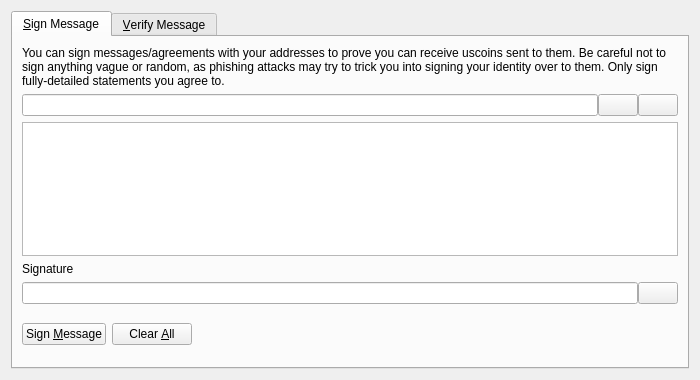
<?xml version="1.0" encoding="UTF-8"?>
<ui version="4.0">
 <class>SignVerifyMessageDialog</class>
 <widget class="QDialog" name="SignVerifyMessageDialog">
  <property name="geometry">
   <rect>
    <x>0</x>
    <y>0</y>
    <width>700</width>
    <height>380</height>
   </rect>
  </property>
  <property name="windowTitle">
   <string>Signatures - Sign / Verify a Message</string>
  </property>
  <property name="modal">
   <bool>true</bool>
  </property>
  <layout class="QVBoxLayout" name="verticalLayout">
   <item>
    <widget class="QTabWidget" name="tabWidget">
     <property name="currentIndex">
      <number>0</number>
     </property>
     <widget class="QWidget" name="tabSignMessage">
      <attribute name="title">
       <string>&amp;Sign Message</string>
      </attribute>
      <layout class="QVBoxLayout" name="verticalLayout_SM">
       <item>
        <widget class="QLabel" name="infoLabel_SM">
         <property name="text">
          <string>You can sign messages/agreements with your addresses to prove you can receive uscoins sent to them. Be careful not to sign anything vague or random, as phishing attacks may try to trick you into signing your identity over to them. Only sign fully-detailed statements you agree to.</string>
         </property>
         <property name="textFormat">
          <enum>Qt::PlainText</enum>
         </property>
         <property name="wordWrap">
          <bool>true</bool>
         </property>
        </widget>
       </item>
       <item>
        <layout class="QHBoxLayout" name="horizontalLayout_1_SM">
         <property name="spacing">
          <number>0</number>
         </property>
         <item>
          <widget class="QValidatedLineEdit" name="addressIn_SM">
           <property name="toolTip">
            <string>The USCoin address to sign the message with</string>
           </property>
          </widget>
         </item>
         <item>
          <widget class="QPushButton" name="addressBookButton_SM">
           <property name="toolTip">
            <string>Choose previously used address</string>
           </property>
           <property name="text">
            <string/>
           </property>
           <property name="icon">
            <iconset resource="../bitcoin.qrc">
             <normaloff>:/icons/address-book</normaloff>:/icons/address-book</iconset>
           </property>
           <property name="shortcut">
            <string>Alt+A</string>
           </property>
           <property name="autoDefault">
            <bool>false</bool>
           </property>
          </widget>
         </item>
         <item>
          <widget class="QPushButton" name="pasteButton_SM">
           <property name="toolTip">
            <string>Paste address from clipboard</string>
           </property>
           <property name="text">
            <string/>
           </property>
           <property name="icon">
            <iconset resource="../bitcoin.qrc">
             <normaloff>:/icons/editpaste</normaloff>:/icons/editpaste</iconset>
           </property>
           <property name="shortcut">
            <string>Alt+P</string>
           </property>
           <property name="autoDefault">
            <bool>false</bool>
           </property>
          </widget>
         </item>
        </layout>
       </item>
       <item>
        <widget class="QPlainTextEdit" name="messageIn_SM">
         <property name="toolTip">
          <string>Enter the message you want to sign here</string>
         </property>
        </widget>
       </item>
       <item>
        <widget class="QLabel" name="signatureLabel_SM">
         <property name="text">
          <string>Signature</string>
         </property>
         <property name="textFormat">
          <enum>Qt::PlainText</enum>
         </property>
        </widget>
       </item>
       <item>
        <layout class="QHBoxLayout" name="horizontalLayout_2_SM">
         <property name="spacing">
          <number>0</number>
         </property>
         <item>
          <widget class="QLineEdit" name="signatureOut_SM">
           <property name="font">
            <font>
             <italic>true</italic>
            </font>
           </property>
           <property name="readOnly">
            <bool>true</bool>
           </property>
          </widget>
         </item>
         <item>
          <widget class="QPushButton" name="copySignatureButton_SM">
           <property name="toolTip">
            <string>Copy the current signature to the system clipboard</string>
           </property>
           <property name="text">
            <string/>
           </property>
           <property name="icon">
            <iconset resource="../bitcoin.qrc">
             <normaloff>:/icons/editcopy</normaloff>:/icons/editcopy</iconset>
           </property>
           <property name="autoDefault">
            <bool>false</bool>
           </property>
          </widget>
         </item>
        </layout>
       </item>
       <item>
        <layout class="QHBoxLayout" name="horizontalLayout_3_SM">
         <item>
          <widget class="QPushButton" name="signMessageButton_SM">
           <property name="toolTip">
            <string>Sign the message to prove you own this USCoin address</string>
           </property>
           <property name="text">
            <string>Sign &amp;Message</string>
           </property>
           <property name="icon">
            <iconset resource="../bitcoin.qrc">
             <normaloff>:/icons/edit</normaloff>:/icons/edit</iconset>
           </property>
           <property name="autoDefault">
            <bool>false</bool>
           </property>
          </widget>
         </item>
         <item>
          <widget class="QPushButton" name="clearButton_SM">
           <property name="toolTip">
            <string>Reset all sign message fields</string>
           </property>
           <property name="text">
            <string>Clear &amp;All</string>
           </property>
           <property name="icon">
            <iconset resource="../bitcoin.qrc">
             <normaloff>:/icons/remove</normaloff>:/icons/remove</iconset>
           </property>
           <property name="autoDefault">
            <bool>false</bool>
           </property>
          </widget>
         </item>
         <item>
          <spacer name="horizontalSpacer_1_SM">
           <property name="orientation">
            <enum>Qt::Horizontal</enum>
           </property>
           <property name="sizeHint" stdset="0">
            <size>
             <width>40</width>
             <height>48</height>
            </size>
           </property>
          </spacer>
         </item>
         <item>
          <widget class="QLabel" name="statusLabel_SM">
           <property name="font">
            <font>
             <weight>75</weight>
             <bold>true</bold>
            </font>
           </property>
           <property name="text">
            <string/>
           </property>
           <property name="wordWrap">
            <bool>true</bool>
           </property>
          </widget>
         </item>
         <item>
          <spacer name="horizontalSpacer_2_SM">
           <property name="orientation">
            <enum>Qt::Horizontal</enum>
           </property>
           <property name="sizeHint" stdset="0">
            <size>
             <width>40</width>
             <height>48</height>
            </size>
           </property>
          </spacer>
         </item>
        </layout>
       </item>
      </layout>
     </widget>
     <widget class="QWidget" name="tabVerifyMessage">
      <attribute name="title">
       <string>&amp;Verify Message</string>
      </attribute>
      <layout class="QVBoxLayout" name="verticalLayout_VM">
       <item>
        <widget class="QLabel" name="infoLabel_VM">
         <property name="text">
          <string>Enter the receiver's address, message (ensure you copy line breaks, spaces, tabs, etc. exactly) and signature below to verify the message. Be careful not to read more into the signature than what is in the signed message itself, to avoid being tricked by a man-in-the-middle attack. Note that this only proves the signing party receives with the address, it cannot prove sendership of any transaction!</string>
         </property>
         <property name="textFormat">
          <enum>Qt::PlainText</enum>
         </property>
         <property name="alignment">
          <set>Qt::AlignLeading|Qt::AlignLeft|Qt::AlignTop</set>
         </property>
         <property name="wordWrap">
          <bool>true</bool>
         </property>
        </widget>
       </item>
       <item>
        <layout class="QHBoxLayout" name="horizontalLayout_1_VM">
         <property name="spacing">
          <number>0</number>
         </property>
         <item>
          <widget class="QValidatedLineEdit" name="addressIn_VM">
           <property name="toolTip">
            <string>The USCoin address the message was signed with</string>
           </property>
          </widget>
         </item>
         <item>
          <widget class="QPushButton" name="addressBookButton_VM">
           <property name="toolTip">
            <string>Choose previously used address</string>
           </property>
           <property name="text">
            <string/>
           </property>
           <property name="icon">
            <iconset resource="../bitcoin.qrc">
             <normaloff>:/icons/address-book</normaloff>:/icons/address-book</iconset>
           </property>
           <property name="shortcut">
            <string>Alt+A</string>
           </property>
           <property name="autoDefault">
            <bool>false</bool>
           </property>
          </widget>
         </item>
        </layout>
       </item>
       <item>
        <widget class="QPlainTextEdit" name="messageIn_VM"/>
       </item>
       <item>
        <widget class="QValidatedLineEdit" name="signatureIn_VM"/>
       </item>
       <item>
        <layout class="QHBoxLayout" name="horizontalLayout_2_VM">
         <item>
          <widget class="QPushButton" name="verifyMessageButton_VM">
           <property name="toolTip">
            <string>Verify the message to ensure it was signed with the specified USCoin address</string>
           </property>
           <property name="text">
            <string>Verify &amp;Message</string>
           </property>
           <property name="icon">
            <iconset resource="../bitcoin.qrc">
             <normaloff>:/icons/transaction_0</normaloff>:/icons/transaction_0</iconset>
           </property>
           <property name="autoDefault">
            <bool>false</bool>
           </property>
          </widget>
         </item>
         <item>
          <widget class="QPushButton" name="clearButton_VM">
           <property name="toolTip">
            <string>Reset all verify message fields</string>
           </property>
           <property name="text">
            <string>Clear &amp;All</string>
           </property>
           <property name="icon">
            <iconset resource="../bitcoin.qrc">
             <normaloff>:/icons/remove</normaloff>:/icons/remove</iconset>
           </property>
           <property name="autoDefault">
            <bool>false</bool>
           </property>
          </widget>
         </item>
         <item>
          <spacer name="horizontalSpacer_1_VM">
           <property name="orientation">
            <enum>Qt::Horizontal</enum>
           </property>
           <property name="sizeHint" stdset="0">
            <size>
             <width>40</width>
             <height>48</height>
            </size>
           </property>
          </spacer>
         </item>
         <item>
          <widget class="QLabel" name="statusLabel_VM">
           <property name="font">
            <font>
             <weight>75</weight>
             <bold>true</bold>
            </font>
           </property>
           <property name="text">
            <string/>
           </property>
           <property name="wordWrap">
            <bool>true</bool>
           </property>
          </widget>
         </item>
         <item>
          <spacer name="horizontalSpacer_2_VM">
           <property name="orientation">
            <enum>Qt::Horizontal</enum>
           </property>
           <property name="sizeHint" stdset="0">
            <size>
             <width>40</width>
             <height>48</height>
            </size>
           </property>
          </spacer>
         </item>
        </layout>
       </item>
      </layout>
     </widget>
    </widget>
   </item>
  </layout>
 </widget>
 <customwidgets>
  <customwidget>
   <class>QValidatedLineEdit</class>
   <extends>QLineEdit</extends>
   <header>qvalidatedlineedit.h</header>
  </customwidget>
 </customwidgets>
 <resources>
  <include location="../bitcoin.qrc"/>
 </resources>
 <connections/>
</ui>
